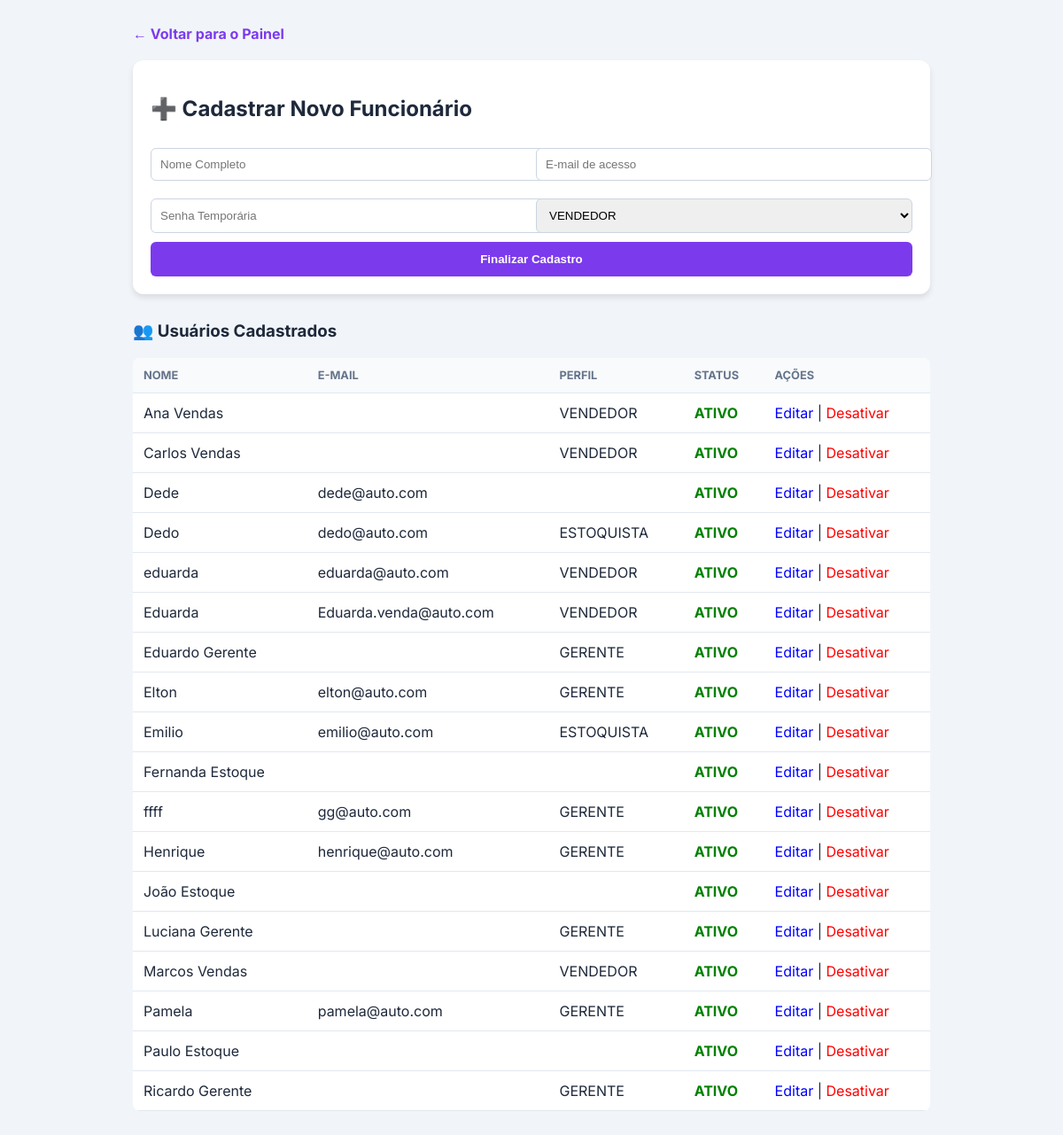
The page /UsuariosGestao.php (signed in) on the database as committed earlier.
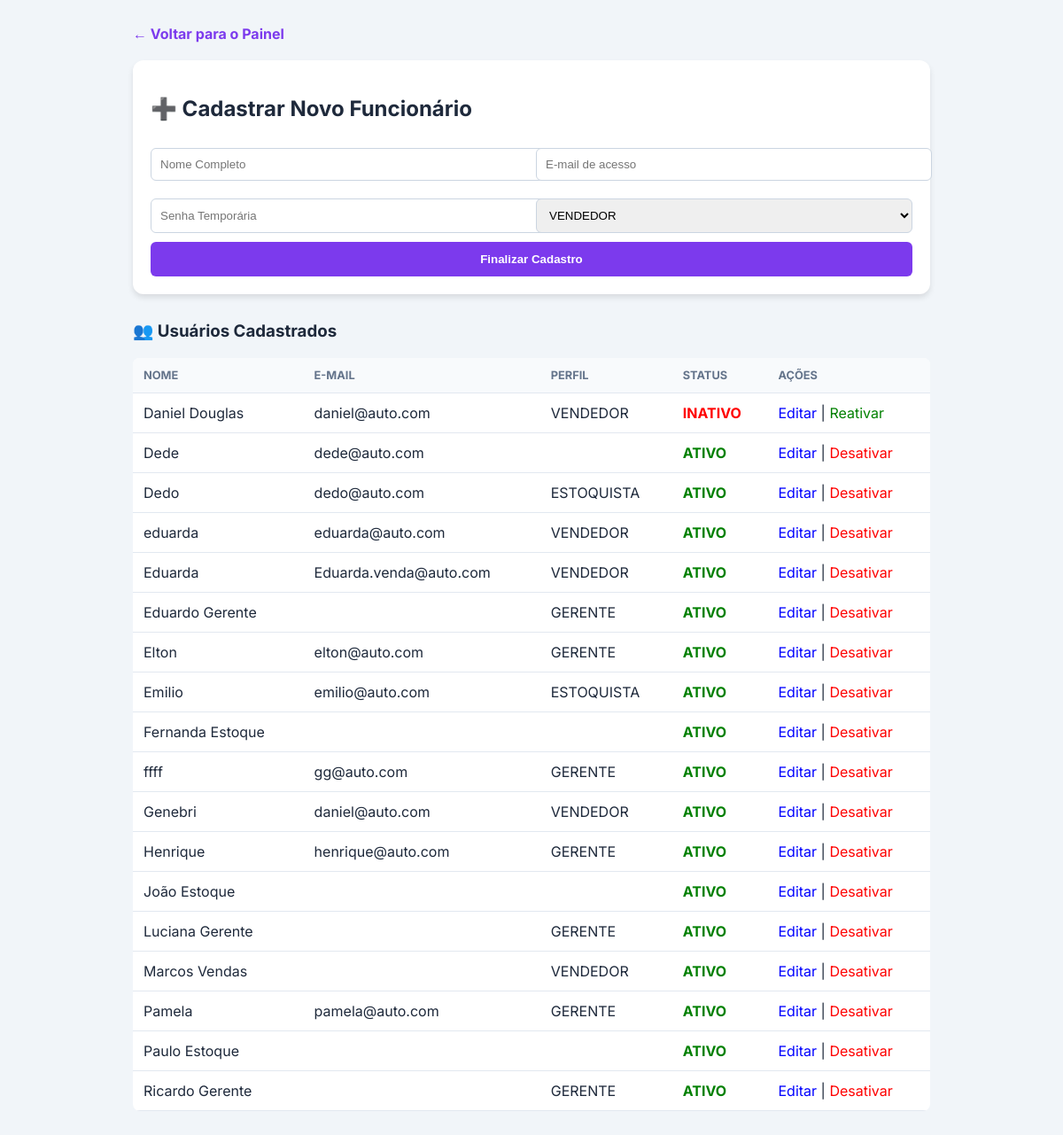
The same page on the database as committed later.
### tables this page shows
CREATE TABLE `usuarios` (
  `id_usuario` int(11) NOT NULL,
  `nome` varchar(100) NOT NULL,
  `email` varchar(100) NOT NULL,
  `senha` varchar(255) NOT NULL,
  `perfil` enum('GERENTE','VENDEDOR','ESTOQUISTA') DEFAULT NULL,
  `status_usuario` enum('ATIVO','INATIVO') DEFAULT 'ATIVO',
  `percentual_desconto_max` int(11) DEFAULT 0
);

### UsuariosGestao.php (the view, shortened to what this page needs)
<?php
include 'conexao.php';
$usuarios = $conn->query("SELECT id_usuario, nome, email, perfil, status_usuario FROM usuarios ORDER BY nome ASC");
?>
<!DOCTYPE html>
<html lang="pt-br">
<head>
</head>
<body>
<div class="container-gestao">
    <a href="gerente.php" class="voltar">← Voltar para o Painel</a>
    <div class="card-cadastro">
        <h2>➕ Cadastrar Novo Funcionário</h2>
        <form method="POST">
            <div style="display: grid; grid-template-columns: 1fr 1fr; gap: 10px;">
                <input type="text" name="nome" placeholder="Nome Completo" required>
                <input type="email" name="email" placeholder="E-mail de acesso" required>
            </div>
            <div style="display: grid; grid-template-columns: 1fr 1fr; gap: 10px;">
                <input type="password" name="senha" placeholder="Senha Temporária" required>
                <select name="perfil">
                    <option value="VENDEDOR">VENDEDOR</option>
                </select>
            </div>
            <button type="submit" name="cadastrar" class="btn-salvar">Finalizar Cadastro</button>
        </form>
    </div>
    <h3>👥 Usuários Cadastrados</h3>
   <table>
    <thead>
        <tr>
            <th>Nome</th>
            <th>E-mail</th>
            <th>Perfil</th>
            <th>Status</th>
            <th>Ações</th> </tr>
    </thead>
    <tbody>
        <?php while($user = $usuarios->fetch_assoc()): ?>
        <tr>
            <td><?php echo htmlspecialchars($user['nome']); ?></td>
            <td><?php echo htmlspecialchars($user['email']); ?></td>
            <td><?php echo $user['perfil']; ?></td>
            <td>
                <span style="color: <?php echo ($user['status_usuario'] == 'ATIVO') ? 'green' : 'red'; ?>; font-weight: bold;">
                    <?php echo $user['status_usuario'] ?? 'ATIVO'; ?>
                </span>
            </td>
            <td>
                <a href="EditarUsuario.php?id=<?php echo $user['id_usuario']; ?>" style="text-decoration:none; color:blue;"> Editar</a> |
                <?php if(($user['status_usuario'] ?? 'ATIVO') == 'ATIVO'): ?>
                    <a href="AlterarStatusUsuario.php?id=<?php echo $user['id_usuario']; ?>&novo_status=INATIVO"
                       style="color:red; text-decoration:none;"
                       onclick="return confirm('Deseja realmente desativar este acesso?')"> Desativar</a>
                <?php else: ?>
                    <a href="AlterarStatusUsuario.php?id=<?php echo $user['id_usuario']; ?>&novo_status=ATIVO"
                       style="color:green; text-decoration:none;"> Reativar</a>
                <?php endif; ?>
            </td>
        </tr>
        <?php endwhile; ?>
    </tbody>
</table>
</div>
</body>
</html>

Rows that differ between the two databases and show on the page:
changed usuarios: nome "Ana Vendas" → "Daniel Douglas"; email (not shown) → "daniel@auto.com"; status_usuario "ATIVO" → "INATIVO"; status_usuario "Desativar" → "Reativar"
changed usuarios: nome "Carlos Vendas" → "Genebri"; email (not shown) → "daniel@auto.com"; moves down the list
